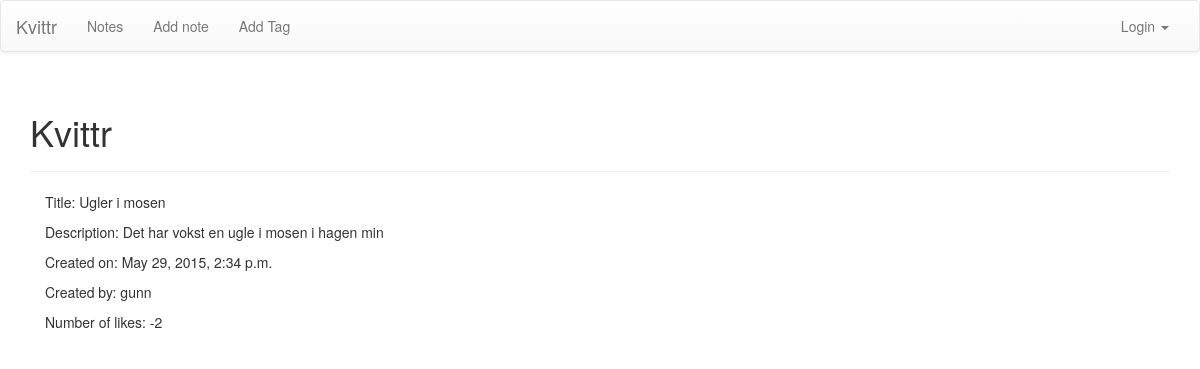
Page /notes/detailnote/?id=19 on the earlier database version.
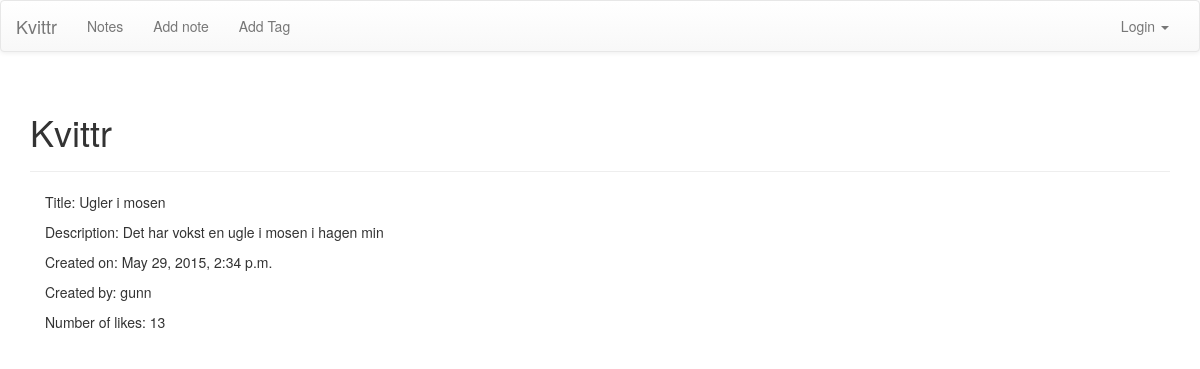
Same page on the later database version.
### notes/models.py (models this page shows, shortened)
class Note(models.Model):
	label = models.CharField(max_length = 30)
	body = models.TextField()
	timestamp = models.DateTimeField(auto_now_add=True)
	tags = models.ManyToManyField('Tag', related_name='notes')
	author = models.ForeignKey(User)
	num_likes = models.PositiveIntegerField(default=0)

### notes/views.py (the view)
def detail_note(request):
	id = request.GET.get('id', None)
	if id is not None:
		note = get_object_or_404(Note, id=id)
	else:
		note = None
	context={
		'note': note
		}
	return render(request,'notes/detailnote.html', context)

### templates/notes/detailnote.html (shortened to what this page needs)
{% extends 'base.html'%}
{% block pagecontent %}
<div class="row">
	<div class="container">
		<div class="col-sm-12">
			<p>Title: {{ note.label }}</p>
			<p>Description: {{ note.body }}</p>
			<p>Created on: {{note.timestamp}}</p>
			<p>Created by: {{note.author}} </p>
			<p>Number of likes: {{ note.num_likes }}</p>
		</div>
	</div>
</div>
{% endblock pagecontent %}

Differences in the rows shown:
changed Note "Ugler i mosen": num_likes "-2" → "13"
